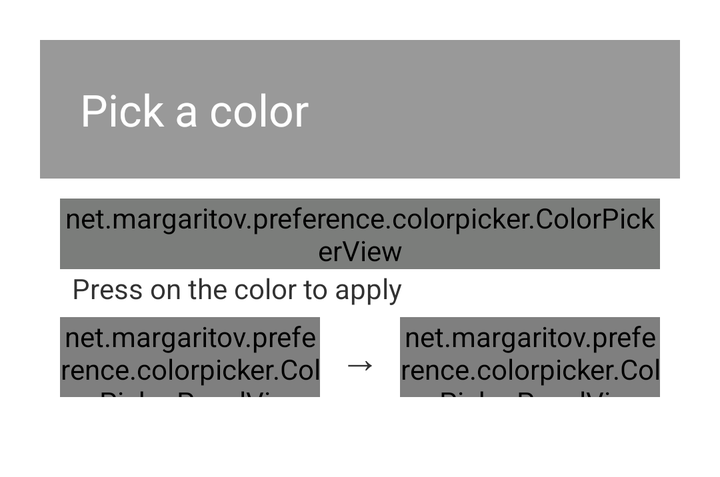
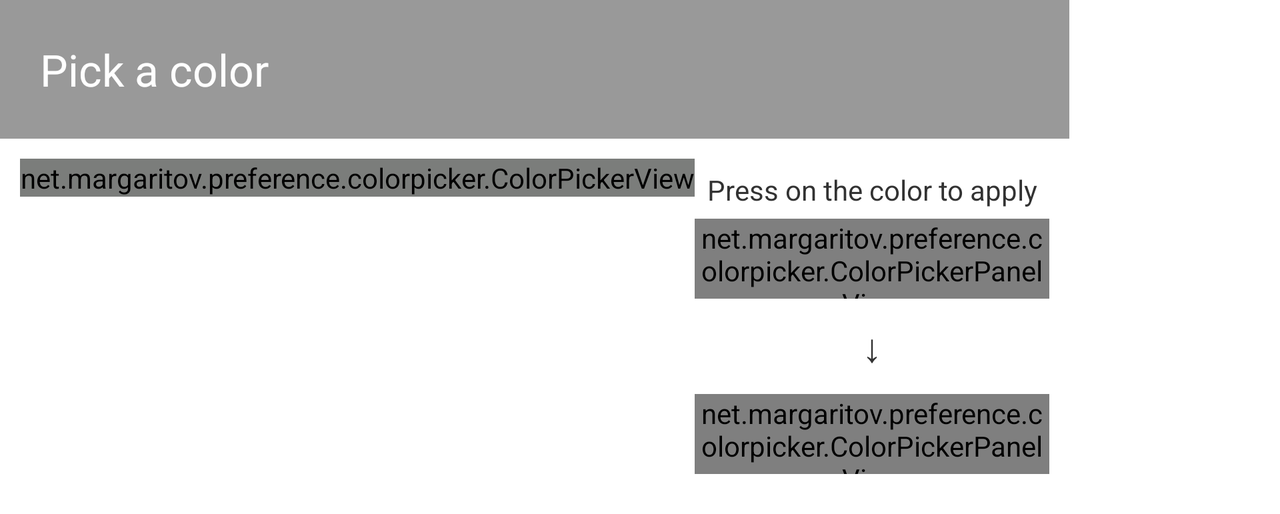

One screen, two layout resources from the same app: the default and the repository's alternative for another configuration. Each is rendered where Android would select it; the XML of both is given below.
<!-- AndroidManifest.xml: application theme AppTheme -->
<!-- res/layout/dialog_color_picker.xml -->
<?xml version="1.0" encoding="utf-8"?>


<LinearLayout xmlns:android="http://schemas.android.com/apk/res/android"
    android:layout_width="wrap_content"
    android:layout_height="wrap_content"
    android:orientation="vertical"
    android:layout_margin="20dip">

    <TextView
        android:layout_width="fill_parent"
        android:layout_height="wrap_content"
        android:background="@color/gray2"
        android:padding="20dip"
        android:id="@+id/tvColorPickerTitle"
        style="?android:attr/textAppearanceLarge"
        android:layout_alignParentLeft="true"
        android:layout_marginLeft="0dp"
        android:layout_alignParentTop="true"
        android:layout_marginTop="0dp"
        android:text="@string/pick_color"
        android:textColor="@color/white" />

    <LinearLayout
        android:orientation="vertical"
        android:layout_width="fill_parent"
        android:layout_height="fill_parent"
        android:padding="10dip">

        <net.margaritov.preference.colorpicker.ColorPickerView
            android:id="@+id/color_picker_view"
            android:layout_width="wrap_content"
            android:layout_height="wrap_content"
            android:layerType="software"
            android:tag="portrait" />

        <LinearLayout
            android:id="@+id/text_hex_wrapper"
            android:layout_width="fill_parent"
            android:layout_height="wrap_content"
            android:layout_marginBottom="5dp"
            android:layout_marginLeft="6dp"
            android:layout_marginRight="6dp" >

            <TextView
                android:layout_width="wrap_content"
                android:layout_height="wrap_content"
                android:gravity="left"
                android:text="@string/press_color_to_apply"
                android:textAppearance="?android:attr/textAppearanceSmall" />

            <EditText
                android:id="@+id/hex_val"
                android:layout_width="0dp"
                android:layout_height="wrap_content"
                android:layout_weight="1"
                android:hint="HEX"
                android:imeOptions="actionDone"
                android:maxLength="7"
                android:singleLine="true"
                android:inputType="textCapCharacters"
                android:visibility="gone" >
            </EditText>
        </LinearLayout>

        <LinearLayout
            android:layout_width="wrap_content"
            android:layout_height="40dp"
            android:layout_marginBottom="10dp"
            android:orientation="horizontal" >

            <net.margaritov.preference.colorpicker.ColorPickerPanelView
                android:id="@+id/old_color_panel"
                android:layout_width="0px"
                android:layout_height="fill_parent"
                android:layout_weight="0.5" />

            <TextView
                android:layout_width="wrap_content"
                android:layout_height="fill_parent"
                android:layout_marginLeft="10dp"
                android:layout_marginRight="10dp"
                android:gravity="center"
                android:text="→"
                android:textSize="20sp" />

            <net.margaritov.preference.colorpicker.ColorPickerPanelView
                android:id="@+id/new_color_panel"
                android:layout_width="0px"
                android:layout_height="wrap_content"
                android:layout_weight="0.5" />
        </LinearLayout>
    </LinearLayout>

</LinearLayout>
<!-- resources referenced by this layout -->
<resources>
  <color name="gray2">#999999</color>
  <color name="white">#ffffff</color>
  <string name="pick_color">Pick a color</string>
  <string name="press_color_to_apply">Press on the color to apply</string>
  <style name="AppTheme" parent="android:Theme.Holo.Light">
          <item name="android:actionBarStyle">@style/ActionBar</item>
          <item name="android:homeAsUpIndicator">@drawable/ic_action_previous_item_white</item>
      </style>
  <style name="ActionBar" parent="android:Widget.Holo.Light.ActionBar.Solid.Inverse">
          <item name="android:background">@color/green2</item>
          <item name="android:icon">@drawable/attmobile_actionbarlogo</item>
          <item name="android:titleTextStyle">@style/Actionbar.Title</item>
          <item name="android:subtitleTextStyle">@style/Actionbar.Subtitle</item>
      </style>
  <!-- drawable ic_action_previous_item_white: png bitmap (drawable-hdpi, 405 bytes) -->
  <color name="green2">#45936C</color>
  <!-- drawable attmobile_actionbarlogo: png bitmap (drawable-hdpi, 3760 bytes) -->
  <style name="Actionbar.Title" parent="android:TextAppearance.Holo.Widget.ActionBar.Title">
          <item name="android:textColor">@color/white</item>
      </style>
  <style name="Actionbar.Subtitle" parent="android:TextAppearance.Holo.Widget.ActionBar.Subtitle">
          <item name="android:textColor">@color/white88</item>
          <item name="android:textSize">12sp</item>
      </style>
  <color name="white88">#88ffffff</color>
</resources>
<!-- res/layout-land/dialog_color_picker.xml (the repository's variant of the layout above) -->
<!-- drawn on the phone turned sideways -->
<?xml version="1.0" encoding="utf-8"?>


<LinearLayout xmlns:android="http://schemas.android.com/apk/res/android"
    android:layout_width="wrap_content"
    android:layout_height="wrap_content"
    android:orientation="vertical">

    <TextView
        android:layout_width="fill_parent"
        android:layout_height="wrap_content"
        android:background="@color/gray2"
        android:padding="20dip"
        android:id="@+id/tvColorPickerTitle"
        style="?android:attr/textAppearanceLarge"
        android:layout_alignParentLeft="true"
        android:layout_marginLeft="0dp"
        android:layout_alignParentTop="true"
        android:layout_marginTop="0dp"
        android:text="@string/pick_color"
        android:textColor="@color/white" />

    <LinearLayout xmlns:android="http://schemas.android.com/apk/res/android"
        android:layout_width="wrap_content"
        android:layout_height="wrap_content"
        android:orientation="horizontal"
        android:padding="10dp" >

    <net.margaritov.preference.colorpicker.ColorPickerView
        android:id="@+id/color_picker_view"
        android:layout_width="wrap_content"
        android:layout_height="wrap_content"
        android:layerType="software"
        android:tag="landscape" />

    <LinearLayout
        android:layout_width="wrap_content"
        android:layout_height="wrap_content"
        android:layout_marginBottom="10dp"
        android:orientation="vertical" >

        <EditText
            android:id="@+id/hex_val"
            android:layout_width="fill_parent"
            android:layout_height="wrap_content"
            android:hint="HEX"
            android:imeOptions="actionDone"
            android:maxLength="7"
            android:singleLine="true"
            android:inputType="textCapCharacters"
            android:visibility="gone" >
        </EditText>

        <TextView
            android:layout_width="wrap_content"
            android:layout_height="wrap_content"
            android:layout_marginBottom="5dp"
            android:layout_marginLeft="6dp"
            android:layout_marginRight="6dp"
            android:layout_marginTop="6dp"
            android:gravity="center"
            android:text="@string/press_color_to_apply"
            android:textAppearance="?android:attr/textAppearanceSmall" />

        <net.margaritov.preference.colorpicker.ColorPickerPanelView
            android:id="@+id/old_color_panel"
            android:layout_width="fill_parent"
            android:layout_height="40dp"
            android:layout_weight="0.5" />

        <TextView
            android:layout_width="fill_parent"
            android:layout_height="wrap_content"
            android:layout_marginBottom="10dp"
            android:layout_marginTop="10dp"
            android:gravity="center"
            android:text="↓"
            android:textSize="20sp" />

        <net.margaritov.preference.colorpicker.ColorPickerPanelView
            android:id="@+id/new_color_panel"
            android:layout_width="fill_parent"
            android:layout_height="40dp"
            android:layout_weight="0.5" />

    </LinearLayout>
    </LinearLayout>

</LinearLayout>
